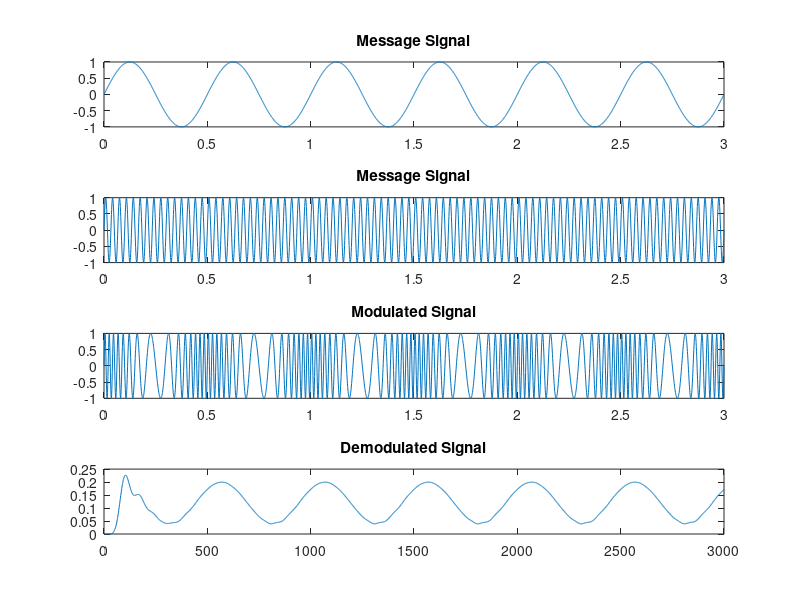

Reproduce this figure in MATLAB.
clc; #... Clear command line
clear all; #... Clear variables
close all; #... Clear figures

msg_amplitude = 1; #... Amplitude of message signal
msg_frequency = 2; #... Frequency(Hz) of message signal
t = 0:0.001:3; #... Time samples
msg_signal = msg_amplitude*sin(2*pi*msg_frequency*t); #... Message signal
subplot(4,1,1);
plot(t, msg_signal);
title('Message Signal');

carrier_amplitude = 1; #... Amplitude of carrier signal
carrier_frequency = 30; #... Frequency(Hz) of carrier signal
carrier_signal = carrier_amplitude*sin(2*pi*carrier_frequency*t); #... Carrier signal
subplot(4,1,2);
plot(t, carrier_signal);
title('Message Signal');

#... Modulation
modulation_index = 10;
modulated_signal = carrier_amplitude*sin(2*pi*carrier_frequency*t+(modulation_index*sin(2*pi*msg_frequency*t)));
subplot(4,1,3);
plot(t, modulated_signal);
title('Modulated Signal');

#... Demodulation
x = abs(diff(modulated_signal));
#... pkg install -forge signal
#... pkg load signal
[a,b] = butter(10, 0.03);
demodulated_signal = filter(a,b,x);
subplot(4,1,4);
plot(demodulated_signal);
title('Demodulated Signal');
